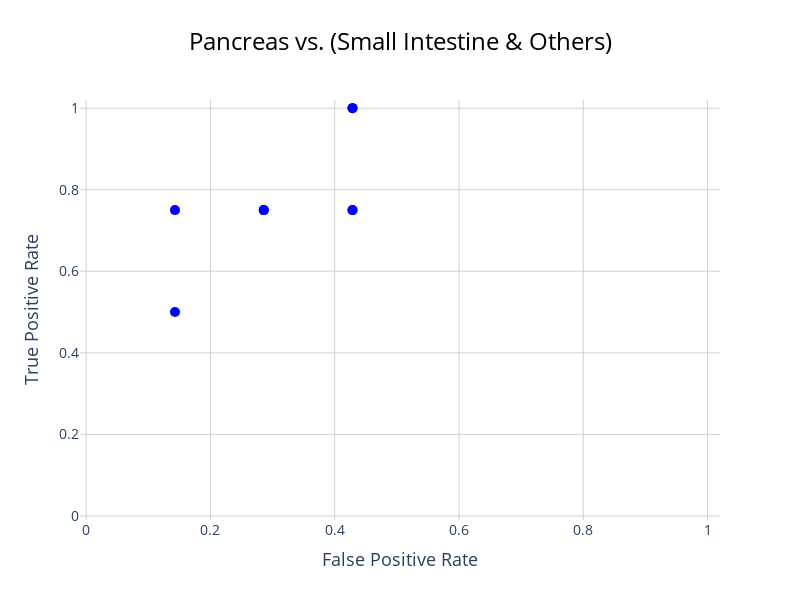
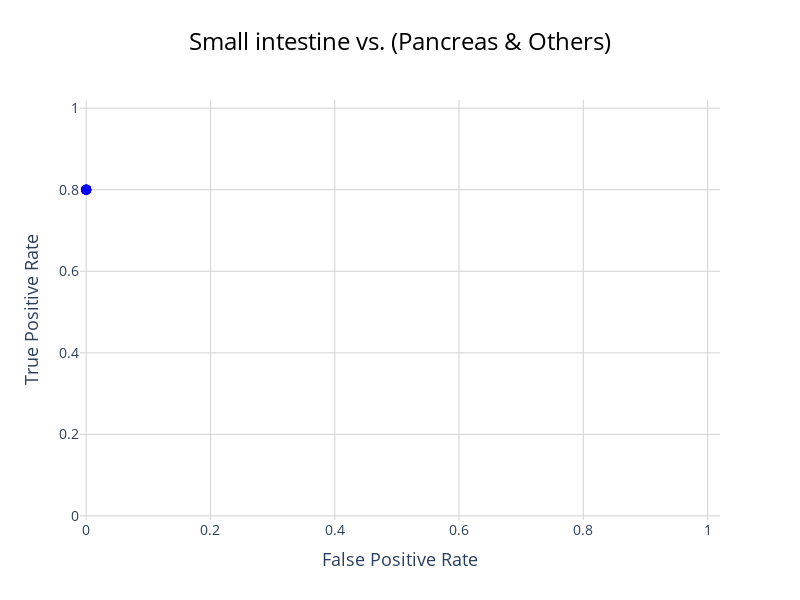

The notebook cell these images were saved under, in order:
### Code cell
for origin in range(2):
    true_pos_rates = []
    false_pos_rates = []
    for i in range(y_pred_patient_level_complete.shape[1]):
        # Initialize confusion matrix components
        true_pos, false_pos, true_neg, false_neg = 0, 0, 0, 0

        for j in range(y_pred_patient_level_complete.shape[0]):
            true_label = y_true_patient_level_complete[j]
            pred_label = y_pred_patient_level_complete[j][i]

            # Update confusion matrix counts
            if true_label == origin:
                if pred_label == origin:
                    true_pos += 1
                else:
                    false_neg += 1
            else:
                if pred_label == origin:
                    false_pos += 1
                else:
                    true_neg += 1

        # Compute rates while avoiding division by zero
        tpr = true_pos / (true_pos + false_neg) 
        fpr = false_pos / (true_neg + false_pos)

        true_pos_rates.append(tpr)
        false_pos_rates.append(fpr)

    
    fig = go.Figure()

    fig.add_trace(go.Scatter(
        x=false_pos_rates,
        y=true_pos_rates,
        mode='markers',
        line=dict(color='blue', width=3),
        marker=dict(size=10, color='blue', symbol='circle')
    ))

    titles = {0: "Pancreas vs. (Small Intestine & Others)",
              1: "Small intestine vs. (Pancreas & Others)"}
    fig.update_layout(
        title=dict(
            text=titles[origin],
            x=0.5,
            xanchor='center',
            font=dict(size=24, color='black')
        ),
        xaxis=dict(
            title="False Positive Rate",
            range=[-0.01, 1.02],
            gridcolor='lightgray',
            title_font=dict(size=18),
            tickfont=dict(size=14)
        ),
        yaxis=dict(
            title="True Positive Rate",
            range=[-0.01, 1.02],
            gridcolor='lightgray',
            title_font=dict(size=18),
            tickfont=dict(size=14)
        ),
        legend=dict(
            x=0.7, y=0.2,
            bgcolor='rgba(255, 255, 255, 0.7)',
            bordercolor='black',
            borderwidth=1,
            font=dict(size=14)
        ),
        template='plotly_white',
        width=800,
        height=600
    )
    
    fig.update_xaxes(showgrid=True, zeroline=True, zerolinewidth=1, zerolinecolor='lightgray')
    fig.update_yaxes(showgrid=True, zeroline=True, zerolinewidth=1, zerolinecolor='lightgray')

    fig.show(dpi=500)
    fig.write_image(f"/Users/jiaxilue/Library/CloudStorage/OneDrive-Personal/NET_CUP/3.2.2. Extended Model External Dataset/{origin}.png", scale=10)

### Figure 1 — Plotly figure (JSON) as saved in the notebook; plotly's stock layout.template omitted (floating-point values rounded to 4 significant figures)
{"data": [{"line": {"color": "blue", "width": 3}, "marker": {"color": "blue", "size": 10, "symbol": "circle"}, "mode": "markers", "type": "scatter", "x": [0.4286, 0.4286, 0.4286, 0.4286, 0.2857, 0.2857, 0.2857, 0.1429, 0.1429], "y": [1, 1, 0.75, 0.75, 0.75, 0.75, 0.75, 0.75, 0.5]}], "layout": {"height": 600, "legend": {"bgcolor": "rgba(255, 255, 255, 0.7)", "bordercolor": "black", "borderwidth": 1, "font": {"size": 14}, "x": 0.7, "y": 0.2}, "title": {"font": {"color": "black", "size": 24}, "text": "Pancreas vs. (Small Intestine & Others)", "x": 0.5, "xanchor": "center"}, "width": 800, "xaxis": {"gridcolor": "lightgray", "range": [-0.01, 1.02], "showgrid": true, "tickfont": {"size": 14}, "title": {"font": {"size": 18}, "text": "False Positive Rate"}, "zeroline": true, "zerolinecolor": "lightgray", "zerolinewidth": 1}, "yaxis": {"gridcolor": "lightgray", "range": [-0.01, 1.02], "showgrid": true, "tickfont": {"size": 14}, "title": {"font": {"size": 18}, "text": "True Positive Rate"}, "zeroline": true, "zerolinecolor": "lightgray", "zerolinewidth": 1}}}

### Figure 2 — Plotly figure (JSON) as saved in the notebook; plotly's stock layout.template omitted (floating-point values rounded to 4 significant figures)
{"data": [{"line": {"color": "blue", "width": 3}, "marker": {"color": "blue", "size": 10, "symbol": "circle"}, "mode": "markers", "type": "scatter", "x": [0, 0, 0, 0, 0, 0, 0, 0, 0], "y": [0.8, 0.8, 0.8, 0.8, 0.8, 0.8, 0.8, 0.8, 0.8]}], "layout": {"height": 600, "legend": {"bgcolor": "rgba(255, 255, 255, 0.7)", "bordercolor": "black", "borderwidth": 1, "font": {"size": 14}, "x": 0.7, "y": 0.2}, "title": {"font": {"color": "black", "size": 24}, "text": "Small intestine vs. (Pancreas & Others)", "x": 0.5, "xanchor": "center"}, "width": 800, "xaxis": {"gridcolor": "lightgray", "range": [-0.01, 1.02], "showgrid": true, "tickfont": {"size": 14}, "title": {"font": {"size": 18}, "text": "False Positive Rate"}, "zeroline": true, "zerolinecolor": "lightgray", "zerolinewidth": 1}, "yaxis": {"gridcolor": "lightgray", "range": [-0.01, 1.02], "showgrid": true, "tickfont": {"size": 14}, "title": {"font": {"size": 18}, "text": "True Positive Rate"}, "zeroline": true, "zerolinecolor": "lightgray", "zerolinewidth": 1}}}
